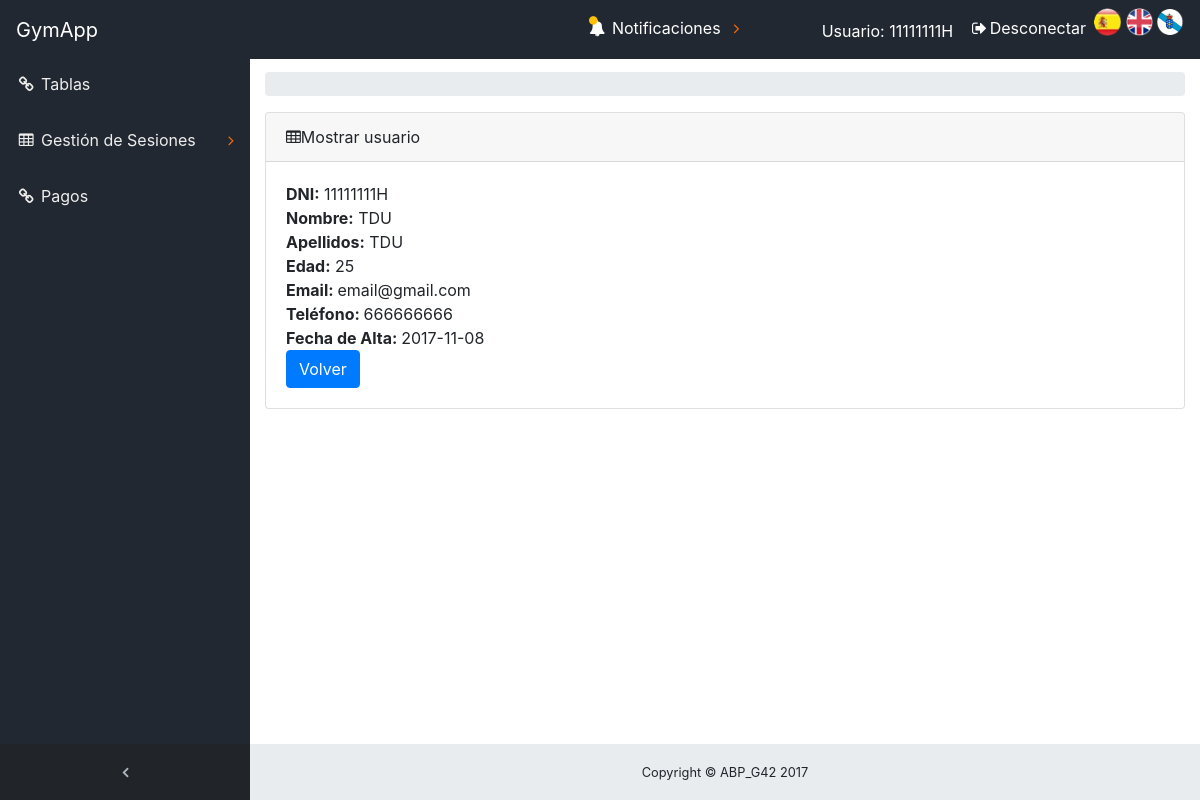
Screenshot of /ABP/index.php?controller=Usuario&action=UsuarioView&dni=11111111H (signed in) with the database file from the repository.
### tables this page shows
CREATE TABLE `usuario` (
  `dni` varchar(10) NOT NULL,
  `nombre` varchar(30) NOT NULL,
  `apellidos` varchar(30) NOT NULL,
  `edad` tinyint(4) DEFAULT NULL,
  `contrasena` varchar(128) NOT NULL,
  `email` varchar(100) DEFAULT NULL,
  `telefono` varchar(20) NOT NULL,
  `fechaAlta` date NOT NULL
);

### ABP/core/ViewManager.php (called while the page is built, shortened)
<?php
class ViewManager {
	private $variables = array();
	public function setVariable($varname, $value, $flash=false) {
		$this->variables[$varname] = $value;
	}
	public function getVariable($varname, $default=NULL) {
		if (!isset($this->variables[$varname])) {
			return $default;
		}
		return $this->variables[$varname];
	}
	public function render($controller, $viewname) {
		include(__DIR__ . "/../view/$controller/$viewname.php");
	}
	private static $viewmanager_singleton = NULL;
	public static function getInstance() {
		if (self::$viewmanager_singleton == null) {
			self::$viewmanager_singleton = new ViewManager();
		}
		return self::$viewmanager_singleton;
	}
}

### ABP/controller/UsuarioController.php (called while the page is built, shortened)
<?php
require_once(__DIR__."/../core/ViewManager.php");
require_once(__DIR__ . "/../model/UsuarioMapper.php");
require_once(__DIR__ . "/../model/Usuario.php");
class UsuarioController extends BaseController
{
    private $usuarioMapper;
    public function __construct()
    {
        $this->usuarioMapper = new UsuarioMapper();
    }
    public function UsuarioView()
    {
        $dni = $_GET["dni"];
        $usuario = $this->usuarioMapper->findById($dni);
        $this->view->setVariable("usuario", $usuario);
        $this->view->render("usuario", "usuarioSHOWCURRENT");
    }
}
?>

### ABP/index.php (called while the page is built, shortened)
<?php
function run() {
	try {
		$controller = loadController($_GET["controller"]);
		$actionName = $_GET["action"];
		$controller->$actionName();
	} catch(Exception $ex) {
		die("An exception occured!!!!!".$ex->getMessage());
	}
}
function loadController($controllerName) {
	return new $controllerClassName();
}
run();
?>

### ABP/view/messages/messages_es.php (called while the page is built)
<?php
    $i18n_messages = array(
    	'Nombre'=> 'Nombre',
    	'Asunto' => 'Asunto',
    	'contenido' => 'contenido',
    	'nombre' => 'nombre',
    	'El atributo '=>'El atributo ',
    	' no puede ser vacío' => ' no puede ser vacío',
    	'Longitud incorrecta. El atributo ' => 'Longitud incorrecta. El atributo ',
    	' debe tener una longitud máxima de '=>' debe tener una longitud máxima de ',
    	' y tiene '=>' y tiene ',
    	'El atributo no sigue el formato correcto. Pruebe example@example.com' => 'El atributo no sigue el formato correcto. Pruebe example@example.com',
    	' contiene caracteres no alfabéticos'=>' contiene caracteres no alfabéticos',
    	' no esta comprendido en ['=>' no esta comprendido en [',
    	' no puede tener mas de ' => ' no puede tener mas de ',
    	'decimales'=>'decimales',
    	' no tiene 8 números seguidos de una letra: FORMATO INCORRECTO!!!'=>' no tiene 8 números seguidos de una letra: FORMATO INCORRECTO!!!',
    	'La letra del DNI no es correcta'=>'La letra del DNI no es correcta',
    	' no tiene un formato válido de telefeno.'=>' no tiene un formato válido de telefeno.',
    	' debe estar compuesto únicamente por digitos.'=>' debe estar compuesto únicamente por digitos.',
        'precio' => 'precio',
        ': activar para ordenar columna ascendentemente'=>': activar para ordenar columna ascendentemente',
        ': activar para ordenar columna descendentemente'=>': activar para ordenar columna descendentemente',
        'Primero' => 'Primero',
        'Último'=>'Último',
        'Siguiente'=>'Siguiente',
        'Anterior'=>'Anterior',
        'Tabla sin datos'=>'Tabla sin datos',
        'Mostrando _START_ a _END_ de _TOTAL_ elementos'=>'Mostrando _START_ a _END_ de _TOTAL_ elementos',
        'Mostrando 0 a 0 de 0 elementos'=>'Mostrando 0 a 0 de 0 elementos',
        '(filtrados de _MAX_ elementos totales)'=>'(filtrados de _MAX_ elementos totales)',
        'Mostrar _MENU_ elementos'=>'Mostrar _MENU_ elementos',
        'Cargando...'=>'Cargando...',
        'Procesando...'=>'Procesando...',
        'Buscar:'=>'Buscar:',
        'No se encontró nada'=>'No se encontró nada',
        'dni' => 'dni',
        'contraseña' => 'contraseña'
    );
?>

### ABP/core/I18n.php (called while the page is built, shortened)
<?php
class I18n {
	private $messages;
	public function setLanguage($language) {
		$this->messages = $i18n_messages;
	}
	public function i18n($key) {
		if (isset($this->messages[$key])){
			return $this->messages[$key];
		}else{
			return $key;
		}
	}
	private static $i18n_singleton = null;
	public static function getInstance() {
		if (self::$i18n_singleton == NULL) {
			self::$i18n_singleton = new I18n();
		}
		return self::$i18n_singleton;
	}
}
function i18n($key) {
	return I18n::getInstance()->i18n($key);
}

### ABP/model/Usuario.php (called while the page is built, shortened)
<?php
class Usuario
{
            private $dni;
            private $nombre;
            private $apellidos;
            private $edad;
            private $email;
            private $telefono;
            private $fechaAlta;
        function __construct($dni=NULL,$nombre=NULL,$apellidos=NULL,$edad=NULL,$password=NULL,$email=NULL,$telefono=NULL,$fechaAlta=NULL){
            $this->dni = $dni;
            $this->nombre = $nombre;
            $this->apellidos = $apellidos;
            $this->edad = $edad;
            $this->email = $email;
            $this->telefono = $telefono;
            $this->fechaAlta=$fechaAlta;
        }
    public function getDni() {
        return $this->dni;
    }
    public function getNombre() {
        return $this->nombre;
    }
    public function getApellidos() {
        return $this->apellidos;
    }
    public function getEdad(){
        return $this->edad;
    }
    public function getEmail(){
        return $this->email;
    }
    public function getTelefono(){
        return $this->telefono;
    }
    public function getFecha(){
        return $this->fechaAlta;
    }
}
?>

### ABP/model/UsuarioMapper.php (called while the page is built, shortened)
<?php
require_once(__DIR__."/../core/Access_DB.php");
require_once(__DIR__."/Usuario.php");
class UsuarioMapper {
    protected $db;
    public function __construct()
    {
        $this->db = PDOConnection::getInstance();
    }
      public function findById($dni)
    {
        $stmt = $this->db->prepare("SELECT * FROM usuario WHERE dni=?");
        $stmt->execute(array($dni));
        $usuario = $stmt->fetch(PDO::FETCH_ASSOC);
        if($usuario != null)
         {
            return new Usuario($usuario["dni"],$usuario["nombre"],$usuario["apellidos"],$usuario["edad"],null,$usuario["email"],$usuario["telefono"],$usuario["fechaAlta"]);
        }else
        {
            return NULL;
        }
    }
}
?>

### ABP/core/Access_DB.php (called while the page is built, shortened)
<?php
class PDOConnection {
	private static $db_singleton = null;
	public static function getInstance() {
		if (self::$db_singleton == null) {
			self::$db_singleton = new PDO(
			"mysql:host=".HOST.";dbname=".DB.";charset=utf8",
			USER,
			PASS,
			array(
				PDO::ATTR_EMULATE_PREPARES => false,
				PDO::ATTR_ERRMODE => PDO::ERRMODE_EXCEPTION)
			);
		}
		return self::$db_singleton;
	}
}
?>

### ABP/view/usuario/usuarioSHOWCURRENT.php (the view, shortened to what this page needs)
<?php
require_once(__DIR__."/../../core/ViewManager.php");
    $view = ViewManager::getInstance();
    $usuario = $view->getVariable("usuario");
?>
<div class="content-wrapper">
    <div class="container-fluid">
        <ol class="breadcrumb">
        </ol>
        <div class="card mb-3">
            <div class="card-header">
                <i class="fa fa-table"></i><?= i18n("Mostrar usuario") ?>
            </div>
            <div class="card-body">
                <b><?= i18n("DNI") ?>:</b> <?php echo $usuario->getDni(); ?><br>
                <b><?= i18n("Nombre") ?>:</b> <?php echo $usuario->getNombre(); ?><br>
                <b><?= i18n("Apellidos") ?>:</b> <?php echo $usuario->getApellidos(); ?><br>
                <b><?= i18n("Edad") ?>:</b> <?php echo $usuario->getEdad(); ?><br>
                <b><?= i18n("Email") ?>: </b> <?php echo $usuario->getEmail(); ?><br>
                <b><?= i18n("Teléfono") ?>: </b> <?php echo $usuario->getTelefono(); ?><br>
                <b><?= i18n("Fecha de Alta") ?>: </b> <?php echo $usuario->getFecha(); ?><br>
                <button type="button" onclick="window.location.href='./index.php?controller=Usuario&amp;action=UsuariosListar'" class="btn btn-primary">Volver</button>
            </div>
        </div>
    </div>
</div>

### ABP/view/css/sb-admin.css (style rules this page uses)
html { position: relative; min-height: 100%; }
body { overflow-x: hidden; }
body.sticky-footer { margin-bottom: 56px; }
body.sticky-footer .content-wrapper { min-height: calc(100vh - 56px - 56px); }
body.fixed-nav { padding-top: 56px; }
.content-wrapper { min-height: calc(100vh - 56px); padding-top: 1rem; }
.content-wrapper { overflow-x: hidden; background: white; }
@media (min-width: 992px) { .content-wrapper { margin-left: 250px; } }

### rows the page displays
usuario: dni "11111111H", nombre "TDU", apellidos "TDU", edad "25", email "email@gmail.com", telefono "666666666", fechaAlta "2017-11-08"

### other values shown
i18n("GymApp") "GymApp"
i18n("Tablas") "Tablas"
i18n("Gestión de Sesiones") "Gestión de Sesiones"
i18n("Pagos") "Pagos"
i18n("Notificaciones") "Notificaciones"
i18n("Usuario") "Usuario"
$_SESSION['currentuser'] "11111111H"
i18n("Desconectar") "Desconectar"
i18n("Mostrar usuario") "Mostrar usuario"
i18n("DNI") "DNI"
i18n("Nombre") "Nombre"
i18n("Apellidos") "Apellidos"
i18n("Edad") "Edad"
i18n("Email") "Email"
i18n("Teléfono") "Teléfono"
